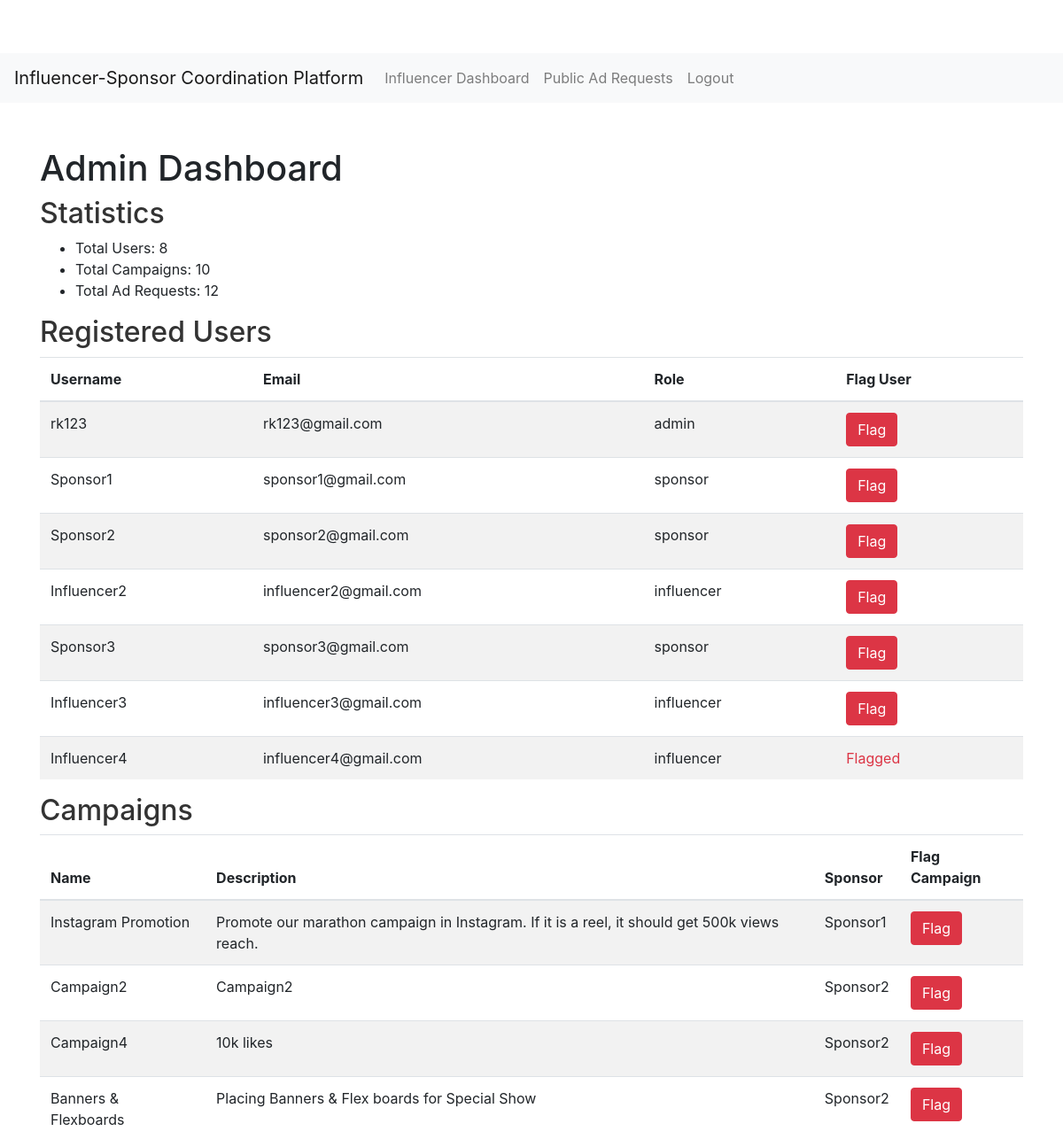
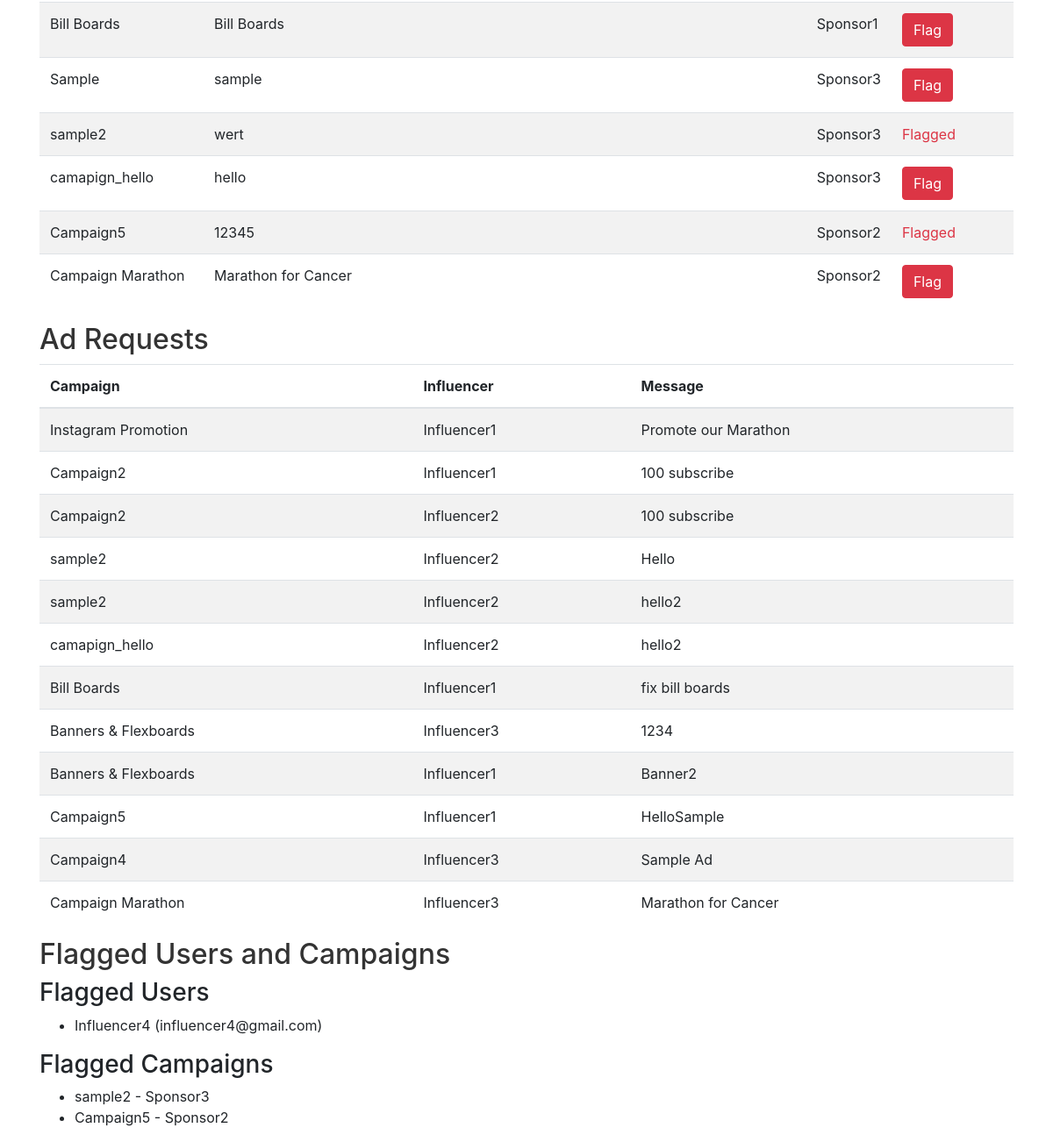
The app's page /admin/dashboard (signed in) with its own data (2 pictures, top to bottom).
### app/models.py (models this page shows, shortened)
class User(db.Model, UserMixin):
    id = db.Column(db.Integer, primary_key=True)
    username = db.Column(db.String(20), unique=True, nullable=False, index=True)
    email = db.Column(db.String(120), unique=True, nullable=False, index=True)
    password = db.Column(db.String(60), nullable=False)
    role = db.Column(db.String(20), nullable=False)  # 'influencer', 'admin', 'sponsor'
    flagged = db.Column(db.Boolean, default=False)
    influencer_profile = db.relationship('InfluencerProfile', backref='user', uselist=False)

class Campaign(db.Model):
    id = db.Column(db.Integer, primary_key=True)
    name = db.Column(db.String(100), nullable=False)
    description = db.Column(db.Text, nullable=False)
    start_date = db.Column(db.DateTime, nullable=False, default=datetime.utcnow)
    end_date = db.Column(db.DateTime, nullable=False)
    budget = db.Column(db.Float, nullable=False)
    visibility = db.Column(db.String(10), nullable=False)  # 'public', 'private'
    goals = db.Column(db.Text, nullable=False)
    sponsor_id = db.Column(db.Integer, db.ForeignKey('user.id'), nullable=False)
    sponsor = db.relationship('User', backref='campaigns')
    flagged = db.Column(db.Boolean, default=False)

class AdRequest(db.Model):
    id = db.Column(db.Integer, primary_key=True)
    campaign_id = db.Column(db.Integer, db.ForeignKey('campaign.id'), nullable=False)
    influencer_id = db.Column(db.Integer, db.ForeignKey('user.id'), nullable=False)
    messages = db.Column(db.Text, nullable=False)
    requirements = db.Column(db.String(50), nullable=False)
    payment_amount = db.Column(db.Float, nullable=False)
    status = db.Column(db.String(15), nullable=False, default='Pending')  # Set default to 'Pending'
    campaign = db.relationship('Campaign', backref='ad_requests')
    influencer = db.relationship('User', backref='ad_requests')                  # Reverse relationship

### app/views/admin.py (the view)
@admin_bp.route('/dashboard')
@login_required
def dashboard():
    total_users = User.query.count()
    total_campaigns = Campaign.query.count()
    total_ad_requests = AdRequest.query.count()
    users = User.query.filter(User.id != current_user.id).all()  # Exclude current admin
    campaigns = Campaign.query.all()
    ad_requests = AdRequest.query.all()
    flagged_users = User.query.filter_by(flagged=True).all()
    flagged_campaigns = Campaign.query.filter_by(flagged=True).all()
    return render_template('admin/dashboard.html', total_users=total_users, total_campaigns=total_campaigns, total_ad_requests=total_ad_requests,
                           users=users, campaigns=campaigns, ad_requests=ad_requests,
                           flagged_users=flagged_users, flagged_campaigns=flagged_campaigns)

### app/models.py (called while the page is built)
@login_manager.user_loader
def load_user(user_id):
    return User.query.get(int(user_id))

### app/templates/admin/dashboard.html (shortened to what this page needs)
{% extends "layout.html" %}
{% block content %}
<h1>Admin Dashboard</h1>
<h2>Statistics</h2>
<ul>
    <li>Total Users: {{ total_users }}</li>
    <li>Total Campaigns: {{ total_campaigns }}</li>
    <li>Total Ad Requests: {{ total_ad_requests }}</li>
</ul>
<h2>Registered Users</h2>
<table class="table table-striped">
    <thead>
        <tr>
            <th>Username</th>
            <th>Email</th>
            <th>Role</th>
            <th>Flag User</th>
        </tr>
    </thead>
    <tbody>
        {% for user in users %}
        <tr>
            <td>{{ user.username }}</td>
            <td>{{ user.email }}</td>
            <td>{{ user.role }}</td>
            <td>
                {% if not user.flagged %}
                <form action="{{ url_for('admin.flag_user', user_id=user.id) }}" method="post">
                    <button type="submit" class="btn btn-danger">Flag</button>
                </form>
                {% else %}
                <span class="text-danger">Flagged</span>
                {% endif %}
            </td>
        </tr>
        {% endfor %}
    </tbody>
</table>
<h2>Campaigns</h2>
<table class="table table-striped">
    <thead>
        <tr>
            <th>Name</th>
            <th>Description</th>
            <th>Sponsor</th>
            <th>Flag Campaign</th>
        </tr>
    </thead>
    <tbody>
        {% for campaign in campaigns %}
        <tr>
            <td>{{ campaign.name }}</td>
            <td>{{ campaign.description }}</td>
            <td>{{ campaign.sponsor.username }}</td>
            <td>
                {% if not campaign.flagged %}
                <form action="{{ url_for('admin.flag_campaign', campaign_id=campaign.id) }}" method="post">
                    <button type="submit" class="btn btn-danger">Flag</button>
                </form>
                {% else %}
                <span class="text-danger">Flagged</span>
                {% endif %}
            </td>
        </tr>
        {% endfor %}
    </tbody>
</table>
<h2>Ad Requests</h2>
<table class="table table-striped">
    <thead>
        <tr>
            <th>Campaign</th>
            <th>Influencer</th>
            <th>Message</th>
        </tr>
    </thead>
    <tbody>
        {% for ad_request in ad_requests %}
        <tr>
            <td>{{ ad_request.campaign.name }}</td>
            <td>{{ ad_request.influencer.username }}</td>
            <td>{{ ad_request.messages }}</td>
        </tr>
        {% endfor %}
    </tbody>
</table>
{% if flagged_users or flagged_campaigns %}
<h2>Flagged Users and Campaigns</h2>
{% if flagged_users %}
<h3>Flagged Users</h3>
<ul>
    {% for user in flagged_users %}
    <li>{{ user.username }} ({{ user.email }})</li>
    {% endfor %}
</ul>
{% endif %}
{% if flagged_campaigns %}
<h3>Flagged Campaigns</h3>
<ul>
    {% for campaign in flagged_campaigns %}
    <li>{{ campaign.name }} - {{ campaign.sponsor.username }}</li>
    {% endfor %}
</ul>
{% endif %}
{% endif %}
{% endblock %}

### app/static/css/style.css (style rules this page uses)
body { padding-top: 60px; background-color: #f8f9fa; }
h2 { font-size: 2rem; font-weight: 500; color: #333; }
.btn { padding: 10px 20px; border-radius: 5px; font-size: 1.1rem; }
.text-danger { margin-top: 5px; }

### records on screen
User: username "rk123", email "rk123@gmail.com", role "admin"
User: username "Sponsor1", email "sponsor1@gmail.com", role "sponsor"
User: username "Sponsor2", email "sponsor2@gmail.com", role "sponsor"
User: username "Influencer2", email "influencer2@gmail.com", role "influencer"
User: username "Sponsor3", email "sponsor3@gmail.com", role "sponsor"
User: username "Influencer3", email "influencer3@gmail.com", role "influencer"
User: username "Influencer4", email "influencer4@gmail.com", role "influencer", flagged "Flagged"
Campaign: name "Instagram Promotion", description "Promote our marathon campaign in Instagram. If it is a reel, it should get 500k views reach.", sponsor.username "Sponsor1"
Campaign: name "Campaign2", description "Campaign2", sponsor.username "Sponsor2"
Campaign: name "Campaign4", description "10k likes", sponsor.username "Sponsor2"
Campaign: name "Banners & Flexboards", description "Placing Banners & Flex boards for Special Show", sponsor.username "Sponsor2"
Campaign: name "Bill Boards", description "Bill Boards", sponsor.username "Sponsor1"
Campaign: name "Sample", description "sample", sponsor.username "Sponsor3"
Campaign: name "sample2", description "wert", sponsor.username "Sponsor3", flagged "Flagged"
Campaign: name "camapign_hello", description "hello", sponsor.username "Sponsor3"
Campaign: name "Campaign5", description "12345", sponsor.username "Sponsor2", flagged "Flagged"
Campaign: name "Campaign Marathon", description "Marathon for Cancer", sponsor.username "Sponsor2"
AdRequest: campaign.name "Instagram Promotion", influencer.username "Influencer1", messages "Promote our Marathon"
AdRequest: campaign.name "Campaign2", influencer.username "Influencer1", messages "100 subscribe"
AdRequest: campaign.name "Campaign2", influencer.username "Influencer2", messages "100 subscribe"
AdRequest: campaign.name "sample2", influencer.username "Influencer2", messages "Hello"
AdRequest: campaign.name "sample2", influencer.username "Influencer2", messages "hello2"
AdRequest: campaign.name "camapign_hello", influencer.username "Influencer2", messages "hello2"
AdRequest: campaign.name "Bill Boards", influencer.username "Influencer1", messages "fix bill boards"
AdRequest: campaign.name "Banners & Flexboards", influencer.username "Influencer3", messages "1234"
AdRequest: campaign.name "Banners & Flexboards", influencer.username "Influencer1", messages "Banner2"
AdRequest: campaign.name "Campaign5", influencer.username "Influencer1", messages "HelloSample"
AdRequest: campaign.name "Campaign4", influencer.username "Influencer3", messages "Sample Ad"
AdRequest: campaign.name "Campaign Marathon", influencer.username "Influencer3", messages "Marathon for Cancer"

### other values on screen
{{ total_users }} "8"
{{ total_campaigns }} "10"
{{ total_ad_requests }} "12"
